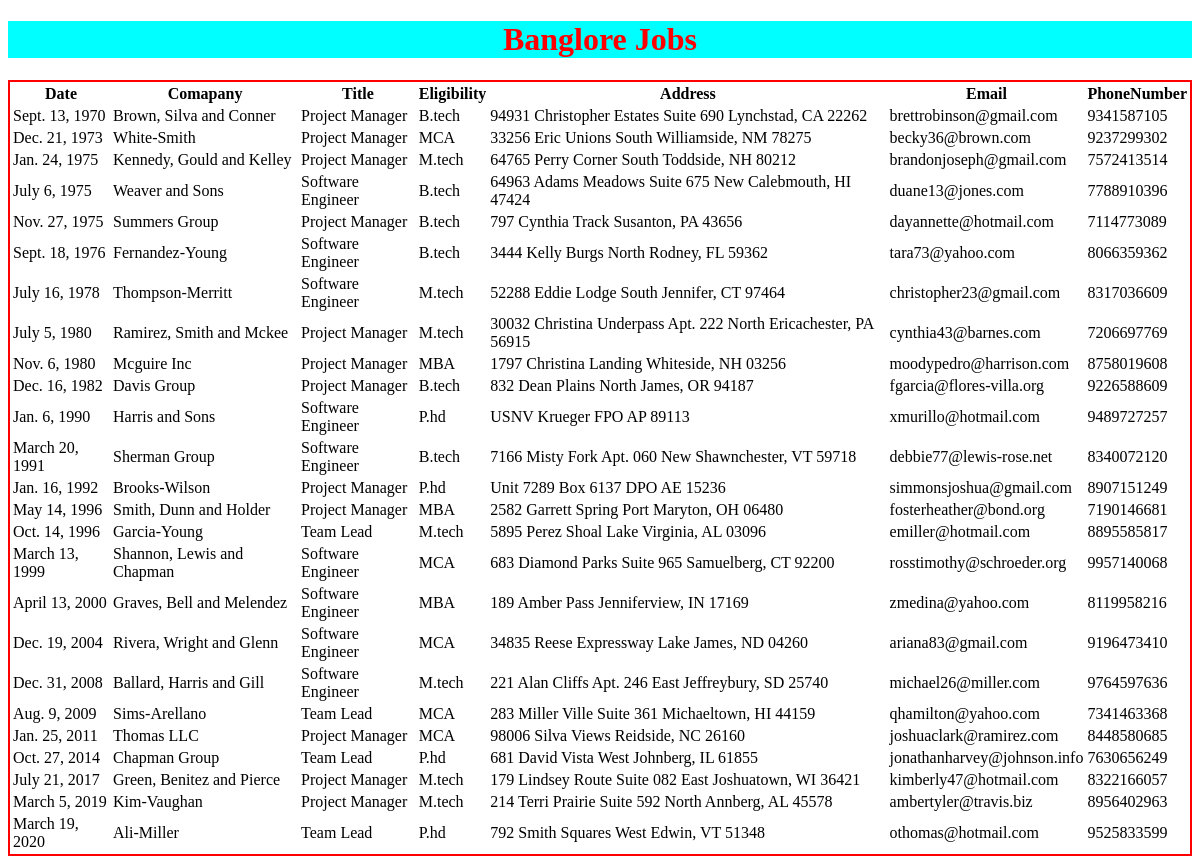
The app's page /banglorejobsinfo/ with its own data.
### fakerjobsApp/models.py (models this page shows, shortened)
class Banglorejobs(models.Model):
    date=models.DateField()
    company=models.CharField(max_length=100)
    title=models.CharField(max_length=100)
    eligibility=models.CharField(max_length=100)
    address=models.CharField(max_length=100)
    email=models.EmailField()
    phonenumber=models.IntegerField()

### fakerjobsApp/views.py (the view)
# urls.py: url(r'^banglorejobsinfo/', views.Banglorejobsview),
def Banglorejobsview(request):
    Banglorejobs_list=Banglorejobs.objects.order_by('date')
    my_dict={'Banglorejobs_list':Banglorejobs_list}
    return render (request,'fakerjobsApp/banglorejobs.html',context=my_dict)

### templates/fakerjobsApp/banglorejobs.html (shortened to what this page needs)
<!DOCTYPE html>
{% load static%}
<html lang="en" dir="ltr">
  <head>
    <link rel="stylesheet" href="{% static "css/demo.css"%}">
  </head>
  <body>
    <h1>Banglore Jobs</h1>
    {% if Banglorejobs_list %}
    <table id="tab">
      <thead>
        <th>Date</th>
        <th>Comapany</th>
        <th>Title</th>
        <th>Eligibility</th>
        <th>Address</th>
        <th>Email</th>
        <th>PhoneNumber</th>
      </thead>
      {% for job in Banglorejobs_list%}
      <tr>
        <td>{{job.date}}</td>
        <td>{{job.company}}</td>
        <td>{{job.title}}</td>
        <td>{{job.eligibility}}</td>
        <td>{{job.address}}</td>
        <td>{{job.email}}</td>
        <td>{{job.phonenumber}}</td>
      </tr>
      {% endfor %}
    </table>
    {% else %}
    <p>No Response</p>
  {% endif%}
  </body>
</html>

### static/css/demo.css (style rules this page uses)
body { background-image: url(https://hnsfpau.imgix.net/11/images/variant_image/32/20348_KARTELL_BubbleClub_Mat_lightyellow.jpg?fit=fill&bg=0FFF&w=1000&h=1000&auto=format,compress); }
h1 { text-align: center; color: red; background: cyan; }
table { border: 2px solid red; align-items: center; }

### records on screen
Banglorejobs: date "Sept. 13, 1970", company "Brown, Silva and Conner", title "Project Manager", eligibility "B.tech", address "94931 Christopher Estates Suite 690 Lynchstad, CA 22262", email "brettrobinson@gmail.com", phonenumber "9341587105"
Banglorejobs: date "Dec. 21, 1973", company "White-Smith", title "Project Manager", eligibility "MCA", address "33256 Eric Unions South Williamside, NM 78275", email "becky36@brown.com", phonenumber "9237299302"
Banglorejobs: date "Jan. 24, 1975", company "Kennedy, Gould and Kelley", title "Project Manager", eligibility "M.tech", address "64765 Perry Corner South Toddside, NH 80212", email "brandonjoseph@gmail.com", phonenumber "7572413514"
Banglorejobs: date "July 6, 1975", company "Weaver and Sons", title "Software Engineer", eligibility "B.tech", address "64963 Adams Meadows Suite 675 New Calebmouth, HI 47424", email "duane13@jones.com", phonenumber "7788910396"
Banglorejobs: date "Nov. 27, 1975", company "Summers Group", title "Project Manager", eligibility "B.tech", address "797 Cynthia Track Susanton, PA 43656", email "dayannette@hotmail.com", phonenumber "7114773089"
Banglorejobs: date "Sept. 18, 1976", company "Fernandez-Young", title "Software Engineer", eligibility "B.tech", address "3444 Kelly Burgs North Rodney, FL 59362", email "tara73@yahoo.com", phonenumber "8066359362"
Banglorejobs: date "July 16, 1978", company "Thompson-Merritt", title "Software Engineer", eligibility "M.tech", address "52288 Eddie Lodge South Jennifer, CT 97464", email "christopher23@gmail.com", phonenumber "8317036609"
Banglorejobs: date "July 5, 1980", company "Ramirez, Smith and Mckee", title "Project Manager", eligibility "M.tech", address "30032 Christina Underpass Apt. 222 North Ericachester, PA 56915", email "cynthia43@barnes.com", phonenumber "7206697769"
Banglorejobs: date "Nov. 6, 1980", company "Mcguire Inc", title "Project Manager", eligibility "MBA", address "1797 Christina Landing Whiteside, NH 03256", email "moodypedro@harrison.com", phonenumber "8758019608"
Banglorejobs: date "Dec. 16, 1982", company "Davis Group", title "Project Manager", eligibility "B.tech", address "832 Dean Plains North James, OR 94187", email "fgarcia@flores-villa.org", phonenumber "9226588609"
Banglorejobs: date "Jan. 6, 1990", company "Harris and Sons", title "Software Engineer", eligibility "P.hd", address "USNV Krueger FPO AP 89113", email "xmurillo@hotmail.com", phonenumber "9489727257"
Banglorejobs: date "March 20, 1991", company "Sherman Group", title "Software Engineer", eligibility "B.tech", address "7166 Misty Fork Apt. 060 New Shawnchester, VT 59718", email "debbie77@lewis-rose.net", phonenumber "8340072120"
Banglorejobs: date "Jan. 16, 1992", company "Brooks-Wilson", title "Project Manager", eligibility "P.hd", address "Unit 7289 Box 6137 DPO AE 15236", email "simmonsjoshua@gmail.com", phonenumber "8907151249"
Banglorejobs: date "May 14, 1996", company "Smith, Dunn and Holder", title "Project Manager", eligibility "MBA", address "2582 Garrett Spring Port Maryton, OH 06480", email "fosterheather@bond.org", phonenumber "7190146681"
Banglorejobs: date "Oct. 14, 1996", company "Garcia-Young", title "Team Lead", eligibility "M.tech", address "5895 Perez Shoal Lake Virginia, AL 03096", email "emiller@hotmail.com", phonenumber "8895585817"
Banglorejobs: date "March 13, 1999", company "Shannon, Lewis and Chapman", title "Software Engineer", eligibility "MCA", address "683 Diamond Parks Suite 965 Samuelberg, CT 92200", email "rosstimothy@schroeder.org", phonenumber "9957140068"
Banglorejobs: date "April 13, 2000", company "Graves, Bell and Melendez", title "Software Engineer", eligibility "MBA", address "189 Amber Pass Jenniferview, IN 17169", email "zmedina@yahoo.com", phonenumber "8119958216"
Banglorejobs: date "Dec. 19, 2004", company "Rivera, Wright and Glenn", title "Software Engineer", eligibility "MCA", address "34835 Reese Expressway Lake James, ND 04260", email "ariana83@gmail.com", phonenumber "9196473410"
Banglorejobs: date "Dec. 31, 2008", company "Ballard, Harris and Gill", title "Software Engineer", eligibility "M.tech", address "221 Alan Cliffs Apt. 246 East Jeffreybury, SD 25740", email "michael26@miller.com", phonenumber "9764597636"
Banglorejobs: date "Aug. 9, 2009", company "Sims-Arellano", title "Team Lead", eligibility "MCA", address "283 Miller Ville Suite 361 Michaeltown, HI 44159", email "qhamilton@yahoo.com", phonenumber "7341463368"
Banglorejobs: date "Jan. 25, 2011", company "Thomas LLC", title "Project Manager", eligibility "MCA", address "98006 Silva Views Reidside, NC 26160", email "joshuaclark@ramirez.com", phonenumber "8448580685"
Banglorejobs: date "Oct. 27, 2014", company "Chapman Group", title "Team Lead", eligibility "P.hd", address "681 David Vista West Johnberg, IL 61855", email "jonathanharvey@johnson.info", phonenumber "7630656249"
Banglorejobs: date "July 21, 2017", company "Green, Benitez and Pierce", title "Project Manager", eligibility "M.tech", address "179 Lindsey Route Suite 082 East Joshuatown, WI 36421", email "kimberly47@hotmail.com", phonenumber "8322166057"
Banglorejobs: date "March 5, 2019", company "Kim-Vaughan", title "Project Manager", eligibility "M.tech", address "214 Terri Prairie Suite 592 North Annberg, AL 45578", email "ambertyler@travis.biz", phonenumber "8956402963"
Banglorejobs: date "March 19, 2020", company "Ali-Miller", title "Team Lead", eligibility "P.hd", address "792 Smith Squares West Edwin, VT 51348", email "othomas@hotmail.com", phonenumber "9525833599"
